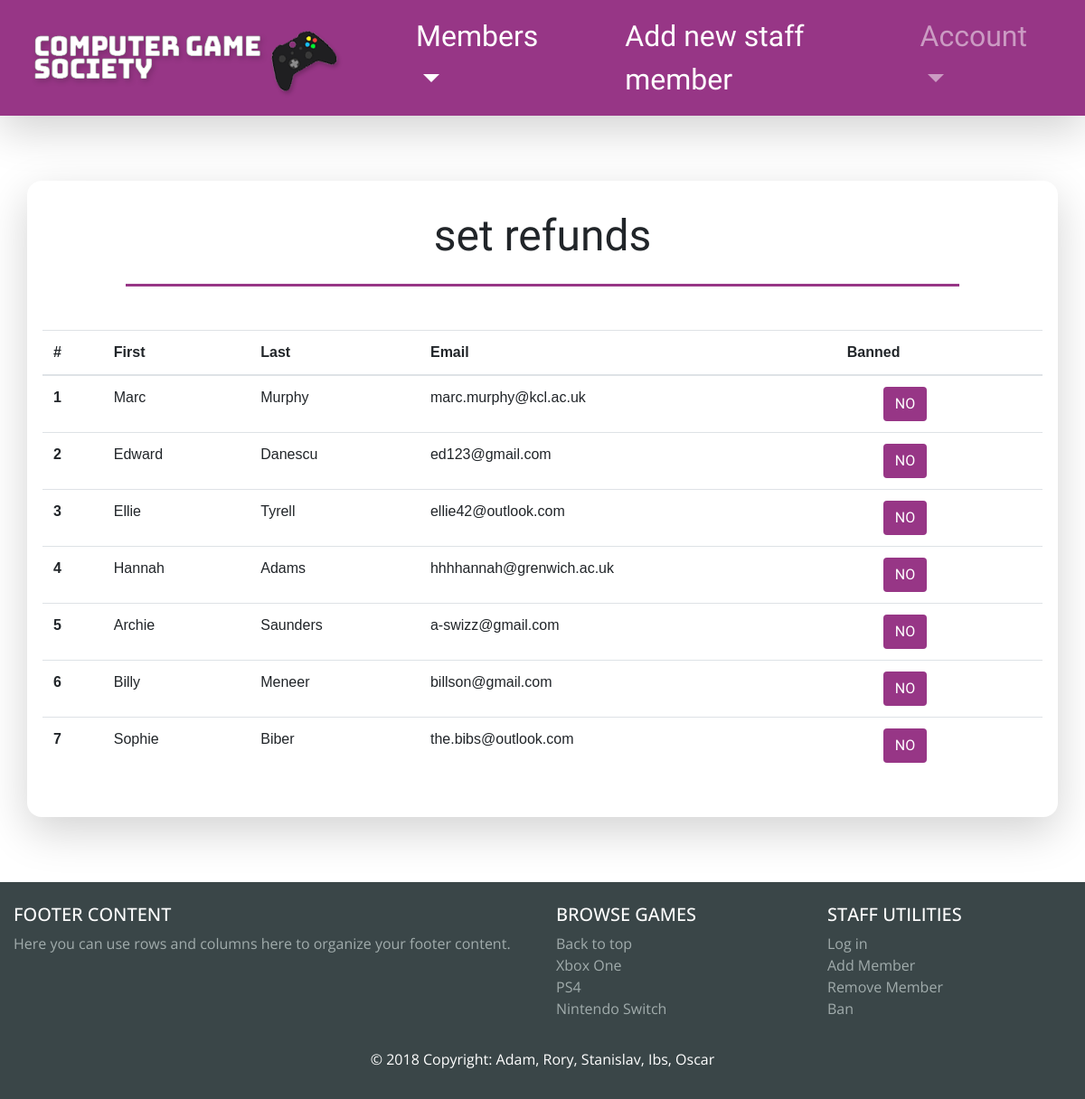
Screenshot of /game_rental/public/staff/staff-ban.php (signed in) with the database file from the repository.
### tables this page shows
CREATE TABLE members (
    id INT NOT NULL PRIMARY KEY AUTO_INCREMENT,
    fname VARCHAR(255) NOT NULL,
    lname VARCHAR(255) NOT NULL,
    email VARCHAR(255) NOT NULL,
    address VARCHAR(255) NOT NULL,
    member_since DATETIME DEFAULT CURRENT_TIMESTAMP,
    is_banned BOOLEAN DEFAULT FALSE
);

### game_rental/private/functions.php (called while the page is built, shortened)
<?php
function url_for($script_path) {
  if($script_path[0] != '/') {
    $script_path = "/" . $script_path;
  }
  return WWW_ROOT . $script_path;
}
?>

### game_rental/public/staff/staff-ban.php (the view, shortened to what this page needs)
<?php require_once('../../private/initialize.php'); ?>
<?php include(SHARED_PATH . '/staff-header.php'); ?>
<br/>
<br/>
<br/>
    <div class="container shadow-lg" style="background-color: white; padding: 2em; margin: auto; font-family: 'bungee', cursive; border-radius: 1em; height: 100%;">
        <div class="row">
            <h2 class"col-md-12" style="font-size: 3em; margin: auto;">set refunds</h2>
        </div>
        <div class="row">
            <br/>
        </div>
        <div class="row">
            <div class="col-md-1"></div>
            <div class="col-md-10" style="background-color: #973686; height: 3px;"></div>
            <div class="col-md-1"></div>
        </div>
        <div class="row">
            <br/>
            <br/>
        </div>
        <div class="row">
            <table class="table" style="font-family: arial;">
                <thead>
                    <tr>
                        <th scope="col">#</th>
                        <th scope="col">First</th>
                        <th scope="col">Last</th>
                        <th scope="col">Email</th>
                        <th scope="col">Banned</th>
                    </tr>
                </thead>
                <tbody>
                    <?php
                        $sql = "SELECT id, fname, lname, email, is_banned FROM members";
                        $result = mysqli_query($db, $sql);
                        while($row = mysqli_fetch_assoc($result)) {
                        ?>
                        <tr>
                            <th scope="row"><?php echo $row['id'] ?></th>
                            <td><?php echo $row['fname'] ?></td>
                            <td><?php echo $row['lname'] ?></td>
                            <td><?php echo $row['email'] ?></td>
                            <td>
                                <form id="ban-checkbox" action="<?php echo url_for('../private/scripts/ban-member.php'); ?>" method="post">
                                    <div class="form-check">
                                        <div class="form-check">
                                            <button type="submit" class="btn filter-btn" id="banMember" name="Submit">
                                                <?php
                                                if ($row['is_banned'] == 1) { ?>
                                                    YES
                                                <?php
                                                } else { ?>
                                                    NO
                                                <?php
                                                } ?>
                                            </button>
                                        </div>
                                    </div>
                                </form>
                            </td>
                        </tr>
                        <?php
                        }
                        ?>
                </tbody>
            </table>
        </div>
    </div>
<br/>
<br/>
<br/>
<?php include(SHARED_PATH . '/footer.php'); ?>

### game_rental/public/stylesheets/stylesheet.css (style rules this page uses)
body { font-family: 'Bungee', 'Open Sans', sans-serif; }
.container { position: relative; }
.filter-btn { font-family: 'Bungee'; background-color: #973686; color: white; }

### rows the page displays
members: id "1", fname "Marc", lname "Murphy", email "marc.murphy@kcl.ac.uk", is_banned "NO"
members: id "2", fname "Edward", lname "Danescu", email "ed123@gmail.com", is_banned "NO"
members: id "3", fname "Ellie", lname "Tyrell", email "ellie42@outlook.com", is_banned "NO"
members: id "4", fname "Hannah", lname "Adams", email "hhhhannah@grenwich.ac.uk", is_banned "NO"
members: id "5", fname "Archie", lname "Saunders", email "a-swizz@gmail.com", is_banned "NO"
members: id "6", fname "Billy", lname "Meneer", email "billson@gmail.com", is_banned "NO"
members: id "7", fname "Sophie", lname "Biber", email "the.bibs@outlook.com", is_banned "NO"
